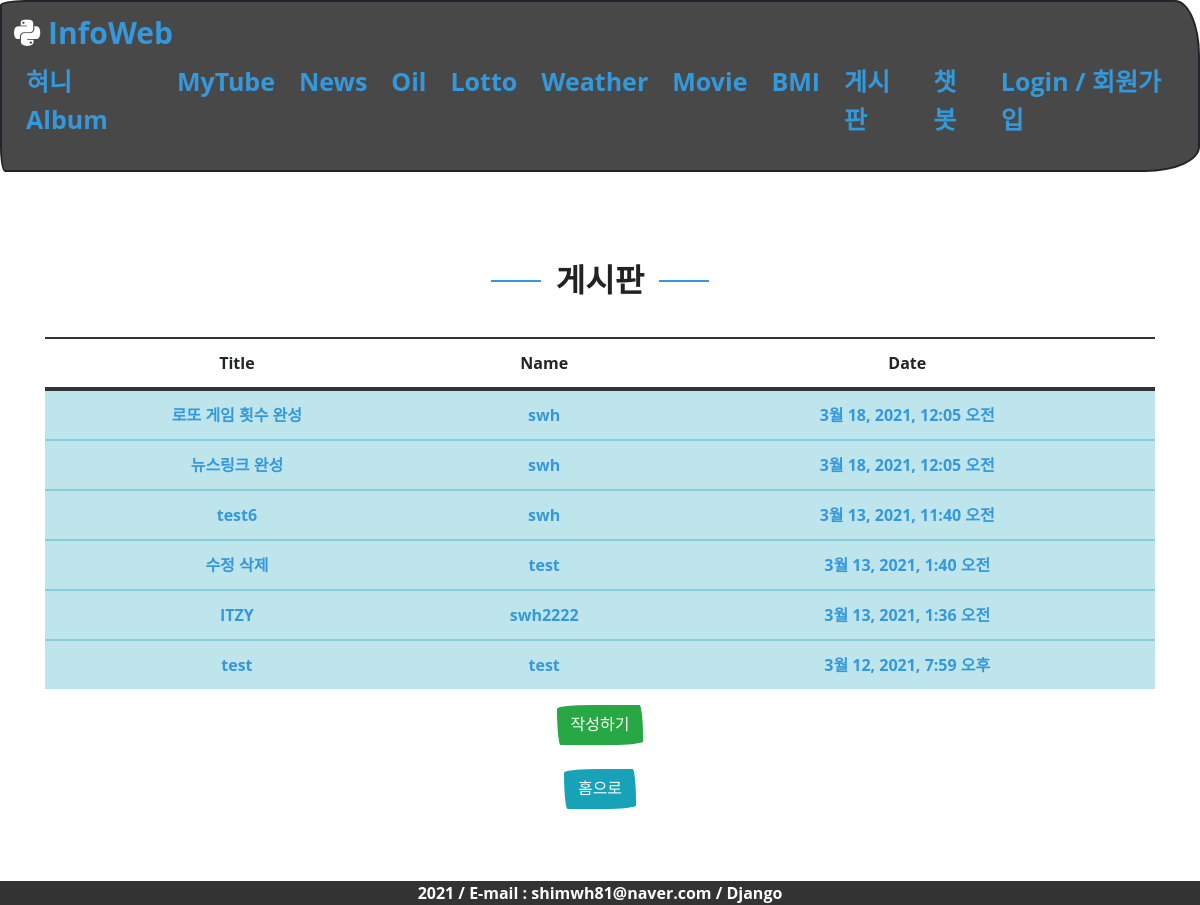
/board/, run on the app's committed database.
### board/models.py (models this page shows, shortened)
class Message(models.Model):
    title = models.CharField(max_length=50, help_text='최대 50자 내로 입력가능합니다.')
    name = models.CharField(max_length=10, help_text='최대 10자 내로 입력가능합니다.')
    contents = models.TextField(default='', help_text='내용을 입력해주세요~')
    regdate = models.DateTimeField(auto_now=True)

### board/views.py (the view)
# urls.py: path('', views.board, name='board'),
def board(request):
    msglist = Message.objects.order_by('-regdate')
    return render(request, 'infoweb/board.html', {'msglist' : msglist})

### templates/infoweb/board.html
{% extends "infoweb/base.html" %}
{% load static %}
{% block content %}
<div  class="form-group">
      <div class="my_title">
          <h1>게시판</h1>
      </div>
  <br>
  <table class="table table-hover">
    <thead>
      <tr>
        <th>Title</th>
        <th>Name</th>
        <th>Date</th>
      </tr>
    </thead>
      <tbody>
        {% for list in msglist %}
        <tr class="table-info">
        <td><a  class="board" href="{% url 'detail_view' list.pk %}">{{list.title}}</a></td>
        <td><a href="{% url 'detail_view' list.pk %}">{{list.name}}</a></td>
        <td><a href="{% url 'detail_view' list.pk %}">{{list.regdate}}</a></td>
      </tr>
    {% endfor %}
      </tbody>
</table>
  <a href="{% url 'write' %}">
  <input type="button" class="btn btn-success" value="작성하기">
  </a>
  <br><br>
  <a href="{% url 'home' %}"><input type="button" class="btn btn-info" value="홈으로"></a>
</div>
{% endblock %}

### static/css/style2.css (style rules this page uses)
:root { --text-color: #3498db; --text-hover: #5faee3; --background-color: #484848; --accent-color: pink; }
html,body { font-family: "Open Sans", sans-serif; margin: 0; padding: 0; height: 100% }
a { color: var(--text-color); text-decoration: none; }
h1, h2, h3, h4, h5, h6 { font-family: "Raleway", sans-serif; }
.my_title { text-align: center; padding-bottom: 5px; }
.my_title h1 { font-size: 32px; font-weight: bold; text-transform: uppercase; position: relative; color: #222222; }
.my_title h1::before, .my_title h1::after { content: ''; width: 50px; height: 2px; background: #3498db; display: inline-block; }
.my_title h1::before { margin: 0 15px 10px 0; }
.my_title h1::after { margin: 0 0 10px 15px; }

### data on the page
Message: title "로또 게임 횟수 완성", name "swh", regdate "3월 18, 2021, 12:05 오전"
Message: title "뉴스링크 완성", name "swh", regdate "3월 18, 2021, 12:05 오전"
Message: title "test6", name "swh", regdate "3월 13, 2021, 11:40 오전"
Message: title "수정 삭제", name "test", regdate "3월 13, 2021, 1:40 오전"
Message: title "ITZY", name "swh2222", regdate "3월 13, 2021, 1:36 오전"
Message: title "test", name "test", regdate "3월 12, 2021, 7:59 오후"
